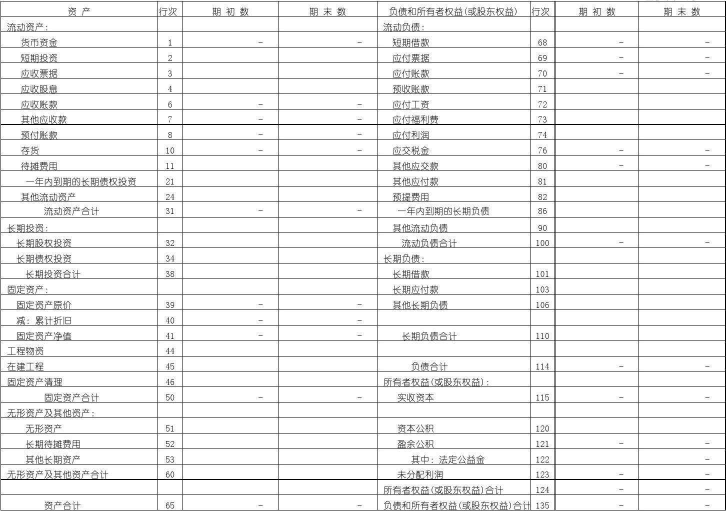
#> input picture images/14.jpg, 1451 x 1022 px (shown at 1/2 size)
$ python detectTable.py   (older library calls are emulated)
#> lines starting #> are read from the running program, lines starting #| are printed output that depends on the picture
#> further down, img is the input picture: shape (1022, 1451, 3); min 0, max 255, mean 238.6
import cv2
import numpy as np
import json
import os


# 图像切割模块
class cutImage(object):
    # [74 lines left out: functions __init__, getRes, not called in this run]


# 检测表格，使用形态学
# 返回是表格图以及表格中交叉点的图
class detectTable(object):
    def __init__(self, src_img):
        self.src_img = src_img

    def run(self):
        if len(self.src_img.shape) == 2:  # 灰度图
            gray_img = self.src_img
        elif len(self.src_img.shape) == 3:
            gray_img = cv2.cvtColor(self.src_img, cv2.COLOR_BGR2GRAY)

        thresh_img = cv2.adaptiveThreshold(~gray_img, 255, cv2.ADAPTIVE_THRESH_MEAN_C, cv2.THRESH_BINARY, 15, -2)
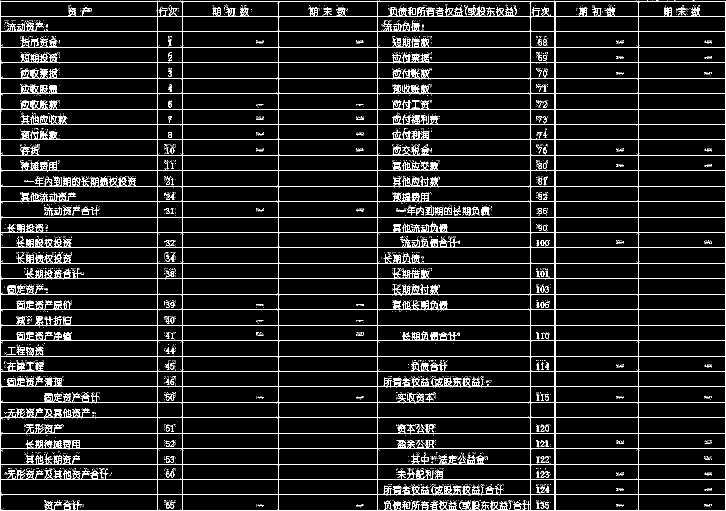
#> thresh_img: shape (1022, 1451) (shown at 1/2 size); 7.5% white in thin lines or dots
        h_img = thresh_img.copy()
        v_img = thresh_img.copy()
        scale = 15
        h_size = int(h_img.shape[1] / scale)
#> h_size = 96

        h_structure = cv2.getStructuringElement(cv2.MORPH_RECT, (h_size, 1))  # 形态学因子
        h_erode_img = cv2.erode(h_img, h_structure, 1)
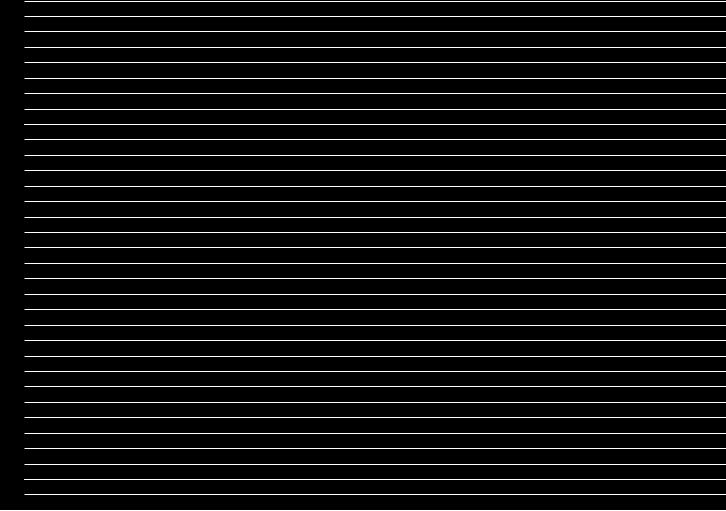
#> h_erode_img: shape (1022, 1451) (shown at 1/2 size); 3.4% white in thin lines or dots

        h_dilate_img = cv2.dilate(h_erode_img, h_structure, 1)
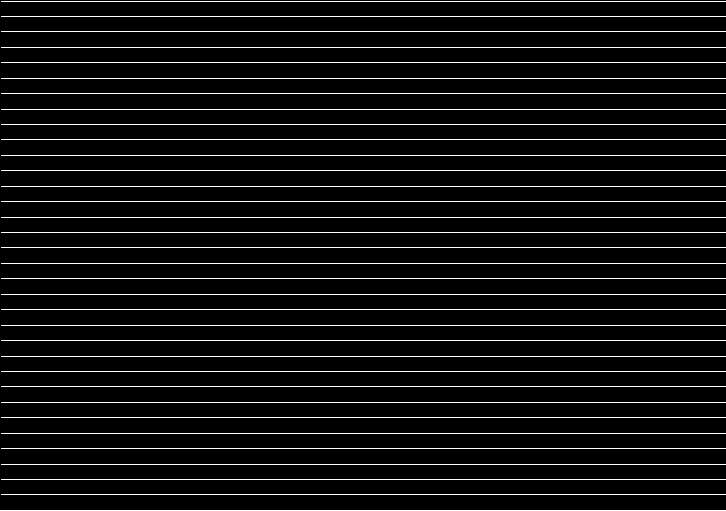
#> h_dilate_img: shape (1022, 1451) (shown at 1/2 size); 3.5% white in thin lines or dots
        # cv2.imshow("h_erode",h_dilate_img)
        v_size = int(v_img.shape[0] / scale)
#> v_size = 68

        v_structure = cv2.getStructuringElement(cv2.MORPH_RECT, (1, v_size))  # 形态学因子
#> v_structure = 68 values from 1 to 1
        v_erode_img = cv2.erode(v_img, v_structure, 1)
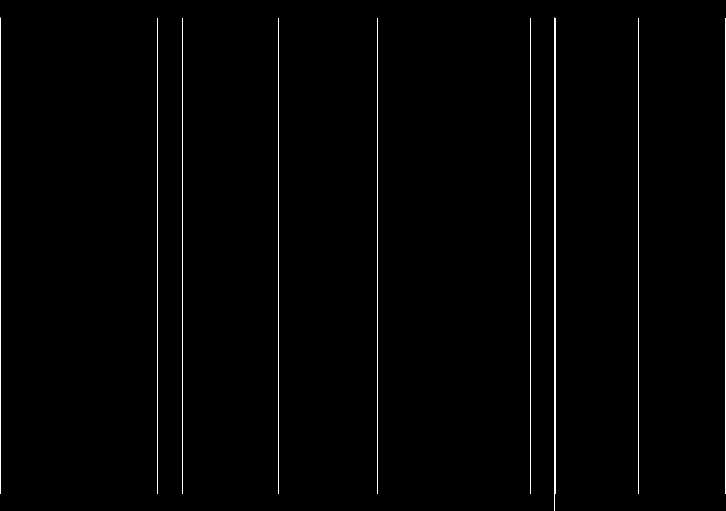
#> v_erode_img: shape (1022, 1451) (shown at 1/2 size); 0.64% white in thin lines or dots
        v_dilate_img = cv2.dilate(v_erode_img, v_structure, 1)
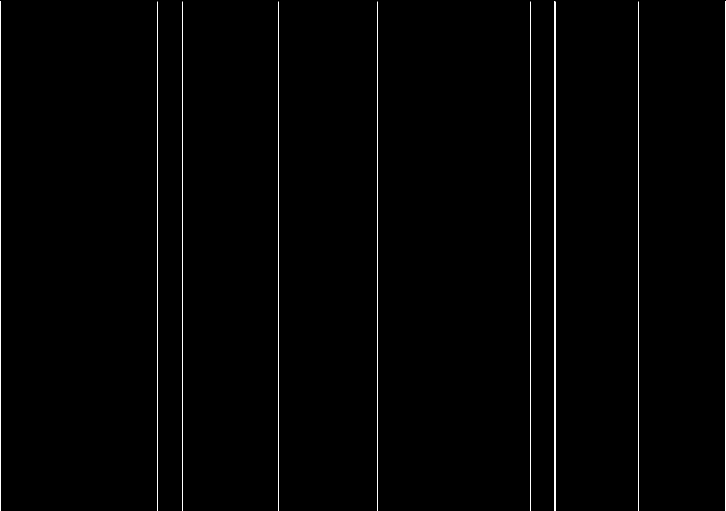
#> v_dilate_img: shape (1022, 1451) (shown at 1/2 size); 0.69% white in thin lines or dots

        mask_img = h_dilate_img + v_dilate_img
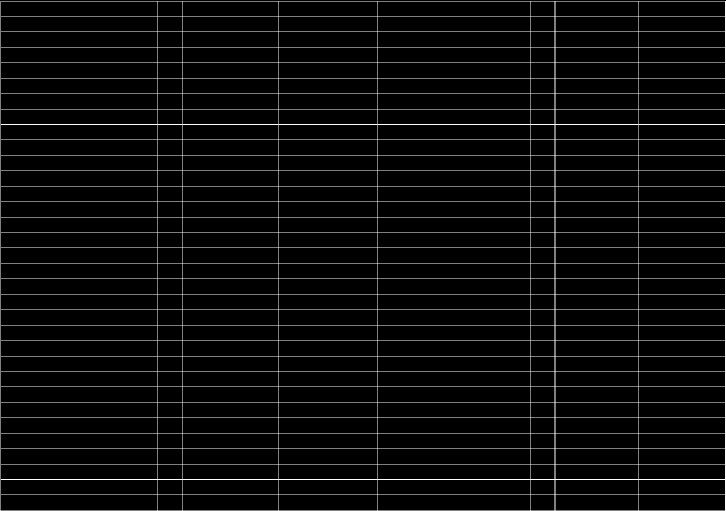
#> mask_img: shape (1022, 1451) (shown at 1/2 size); min 0, max 255, mean 10.7
        joints_img = cv2.bitwise_and(h_dilate_img, v_dilate_img)
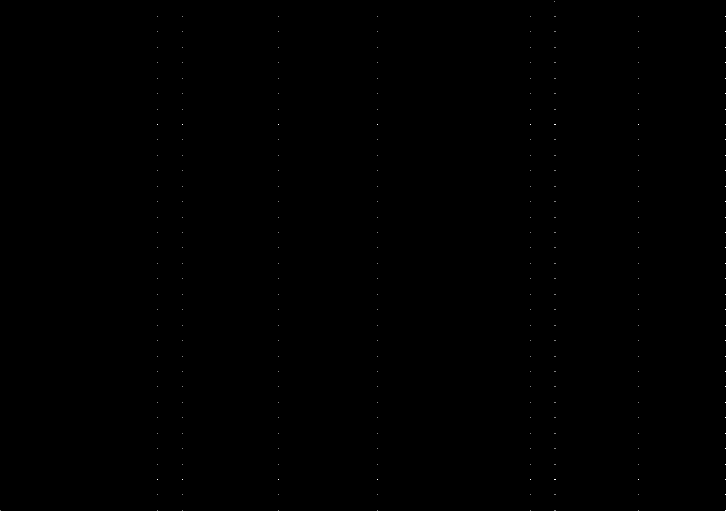
#> joints_img: shape (1022, 1451) (shown at 1/2 size); 0.02% white in thin lines or dots
        cv2.imshow("joints", joints_img)
        cv2.imshow("mask", mask_img)
        cv2.imwrite('joints.jpg', joints_img)
        cv2.imwrite('mask.jpg', mask_img)

        return mask_img, joints_img

        # 将生成的json数据显示在图像上


# [26 lines left out: function drawLine, not called in this run]


if __name__ == '__main__':
    # image
    img = cv2.imread('./images/14.jpg')
    cv2.imshow("img", img)
    mask, joint = detectTable(img).run()
    # dispaly image
    cv2.waitKey()
